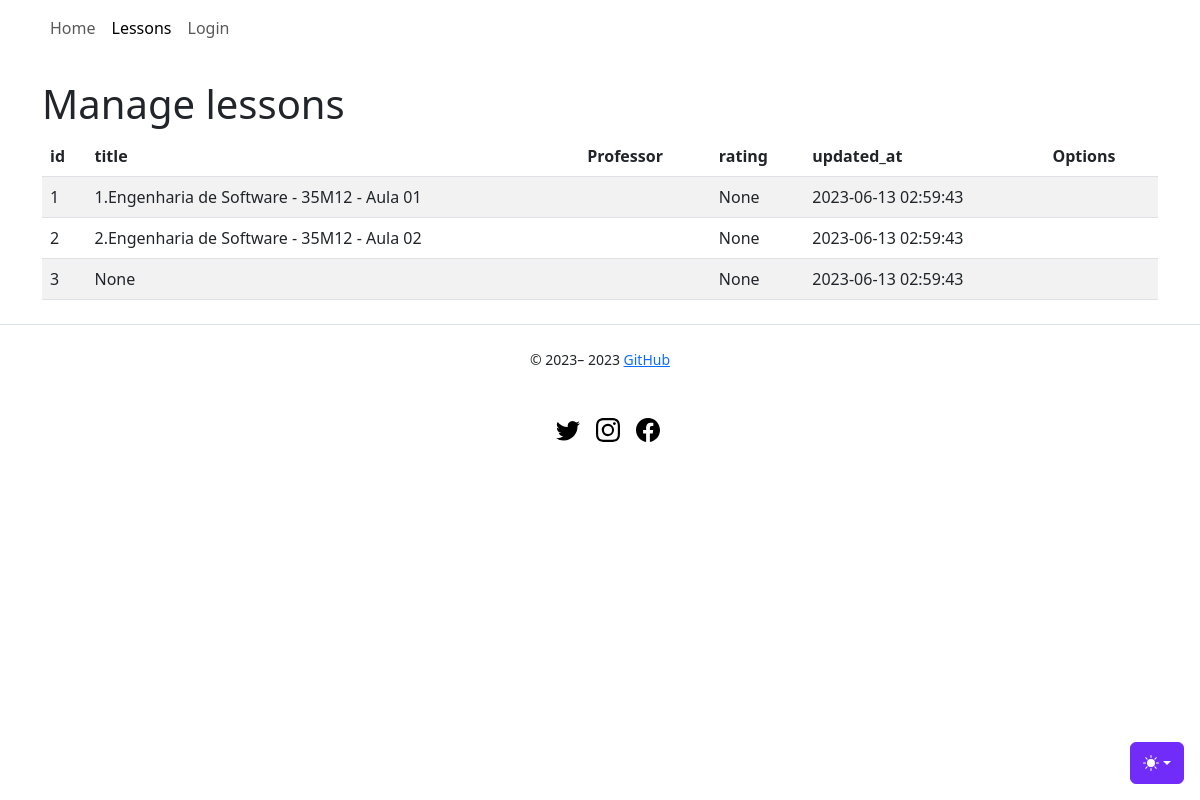
Screenshot of /lessons/ with the database file from the repository.
### app/models/lesson.py (models this page shows, shortened)
class Lesson(db.Model):
    __tablename__ = "lesson"     #will change to "lesson"
    id = db.Column(db.Integer, primary_key=True)
    title = db.Column(db.String)
    rating = db.Column(db.String)
    description = db.Column(db.String)
    discipline = db.Column(db.String)
    release_date = db.Column(db.DateTime)
    created_at = db.Column(db.DateTime, nullable=False, default=func.now())
    updated_at = db.Column(
        db.DateTime, nullable=False, default=func.now(), onupdate=func.now()
    )

### app/controllers/lessons_controllers.py (the view)
@bp.route("/", methods=["GET"])
def index():
    lessons = Lesson.query.all()
    return render_template(_j.index, entities=lessons, **properties)

### app/templates/lessons/index.jinja2 (shortened to what this page needs)
{% extends "base.jinja2" %}
{% from 'bootstrap5/utils.html' import render_icon %}
{% from 'macros/component_confirm_modal.jinja2' import confirmModalMacro, confirmModalScript %}
{% block head %}
{{ super() }}
{% endblock %}
{% block content %}
<div class="table-wrapper">
    <div class="table-title">
        <div class="row">
            <div class="col-sm-6">
                <h1>Manage {{collection_name}}</h1>
            </div>
            <div class="col-sm-6">
            </div>
        </div>
    </div>
    <table class="table table-striped table-hover">
        <thead>
            <tr>
                {% for field in list_fields %}
                <th>{{ field }}</th>
                {% endfor %}
                <th>Options</th>
            </tr>
        </thead>
        <tbody>
            {% for entity in entities %}
            <tr>
                {% for field in list_fields %}
                <td>{{ entity[field] }}</td>
                {% endfor %}
                <td>
                    <a class="btn" href="{{ url_for('lessons.show', id=entity.id) }}" title="View"> {{
                        render_icon('search') }} </a>
                </td>
            </tr>
            {% endfor %}
        </tbody>
    </table>
</div>
{% endblock %}

### rows the page displays
Lesson: id "1" "1.Engenharia de Software - 35M12 - Aula 01" "None" "2023-06-13 02:59:43"
Lesson: id "2" "2.Engenharia de Software - 35M12 - Aula 02" "None" "2023-06-13 02:59:43"
Lesson: id "3" "None" "None" "2023-06-13 02:59:43"

### other values shown
{{ render_nav_item('main.index', 'Home') }} "Home"
{{ render_nav_item('lessons.index', 'Lessons') }} "Lessons"
{{ render_nav_item('auth.login', 'Login') }} "Login"
{{ collection_name }} "lessons"
{{ field }} "id" "title" "Professor" "rating" "updated_at"
